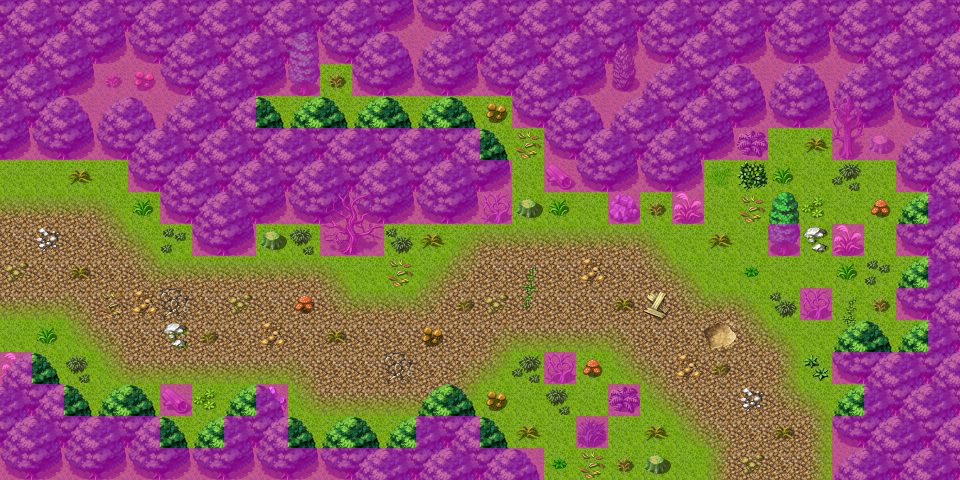

Rendered tile map (Tiled .tmx) drawn with the repository's tilesets; below, a short description and the map source with its tile grids summarised:
An orthogonal 30x15 tile map with 32x32 px tiles, 4 tile layers (Ground, Objects, Above, Walkable), 60 tilesets and 6 objects (3x spawn, 2x mapchange, script).

<map version="1.0" tiledversion="1.0.2" orientation="orthogonal" renderorder="right-down" width="30" height="15" tilewidth="32" tileheight="32" nextobjectid="7">
 <properties>
  <property name="outdoors" value="1" />
 </properties>
 <tileset firstgid="1" name="map_bed_1" tilewidth="32" tileheight="32" tilecount="128" columns="16">
  <image source="../drawable/map_bed_1.png" width="512" height="256" />
 </tileset>
 <tileset firstgid="129" name="map_border_1" tilewidth="32" tileheight="32" tilecount="128" columns="16">
  <image source="../drawable/map_border_1.png" width="512" height="256" />
 </tileset>
 <tileset firstgid="257" name="map_bridge_1" tilewidth="32" tileheight="32" tilecount="128" columns="16">
  <image source="../drawable/map_bridge_1.png" width="512" height="256" />
 </tileset>
 <tileset firstgid="385" name="map_bridge_2" tilewidth="32" tileheight="32" tilecount="128" columns="16">
  <image source="../drawable/map_bridge_2.png" width="512" height="256" />
 </tileset>
 <tileset firstgid="513" name="map_broken_1" tilewidth="32" tileheight="32" tilecount="128" columns="16">
  <image source="../drawable/map_broken_1.png" width="512" height="256" />
 </tileset>
 <tileset firstgid="641" name="map_cavewall_1" tilewidth="32" tileheight="32" tilecount="108" columns="18">
  <image source="../drawable/map_cavewall_1.png" width="576" height="192" />
 </tileset>
 <tileset firstgid="749" name="map_cavewall_2" tilewidth="32" tileheight="32" tilecount="108" columns="18">
  <image source="../drawable/map_cavewall_2.png" width="576" height="192" />
 </tileset>
 <tileset firstgid="857" name="map_cavewall_3" tilewidth="32" tileheight="32" tilecount="108" columns="18">
  <image source="../drawable/map_cavewall_3.png" width="576" height="192" />
 </tileset>
 <tileset firstgid="965" name="map_cavewall_4" tilewidth="32" tileheight="32" tilecount="108" columns="18">
  <image source="../drawable/map_cavewall_4.png" width="576" height="192" />
 </tileset>
 <tileset firstgid="1073" name="map_chair_table_1" tilewidth="32" tileheight="32" tilecount="128" columns="16">
  <image source="../drawable/map_chair_table_1.png" width="512" height="256" />
 </tileset>
 <tileset firstgid="1201" name="map_chair_table_2" tilewidth="32" tileheight="32" tilecount="128" columns="16">
  <image source="../drawable/map_chair_table_2.png" width="512" height="256" />
 </tileset>
 <tileset firstgid="1329" name="map_crate_1" tilewidth="32" tileheight="32" tilecount="128" columns="16">
  <image source="../drawable/map_crate_1.png" width="512" height="256" />
 </tileset>
 <tileset firstgid="1457" name="map_cupboard_1" tilewidth="32" tileheight="32" tilecount="128" columns="16">
  <image source="../drawable/map_cupboard_1.png" width="512" height="256" />
 </tileset>
 <tileset firstgid="1585" name="map_curtain_1" tilewidth="32" tileheight="32" tilecount="128" columns="16">
  <image source="../drawable/map_curtain_1.png" width="512" height="256" />
 </tileset>
 <tileset firstgid="1713" name="map_entrance_1" tilewidth="32" tileheight="32" tilecount="128" columns="16">
  <image source="../drawable/map_entrance_1.png" width="512" height="256" />
 </tileset>
 <tileset firstgid="1841" name="map_entrance_2" tilewidth="32" tileheight="32" tilecount="128" columns="16">
  <image source="../drawable/map_entrance_2.png" width="512" height="256" />
 </tileset>
 <tileset firstgid="1969" name="map_fence_1" tilewidth="32" tileheight="32" tilecount="128" columns="16">
  <image source="../drawable/map_fence_1.png" width="512" height="256" />
 </tileset>
 <tileset firstgid="2097" name="map_fence_2" tilewidth="32" tileheight="32" tilecount="128" columns="16">
  <image source="../drawable/map_fence_2.png" width="512" height="256" />
 </tileset>
 <tileset firstgid="2225" name="map_fence_3" tilewidth="32" tileheight="32" tilecount="128" columns="16">
  <image source="../drawable/map_fence_3.png" width="512" height="256" />
 </tileset>
 <tileset firstgid="2353" name="map_fence_4" tilewidth="32" tileheight="32" tilecount="128" columns="16">
  <image source="../drawable/map_fence_4.png" width="512" height="256" />
 </tileset>
 <tileset firstgid="2481" name="map_ground_1" tilewidth="32" tileheight="32" tilecount="128" columns="16">
  <image source="../drawable/map_ground_1.png" width="512" height="256" />
 </tileset>
 <tileset firstgid="2609" name="map_ground_2" tilewidth="32" tileheight="32" tilecount="128" columns="16">
  <image source="../drawable/map_ground_2.png" width="512" height="256" />
 </tileset>
 <tileset firstgid="2737" name="map_ground_3" tilewidth="32" tileheight="32" tilecount="128" columns="16">
  <image source="../drawable/map_ground_3.png" width="512" height="256" />
 </tileset>
 <tileset firstgid="2865" name="map_ground_4" tilewidth="32" tileheight="32" tilecount="128" columns="16">
  <image source="../drawable/map_ground_4.png" width="512" height="256" />
 </tileset>
 <tileset firstgid="2993" name="map_ground_5" tilewidth="32" tileheight="32" tilecount="128" columns="16">
  <image source="../drawable/map_ground_5.png" width="512" height="256" />
 </tileset>
 <tileset firstgid="3121" name="map_ground_6" tilewidth="32" tileheight="32" tilecount="128" columns="16">
  <image source="../drawable/map_ground_6.png" width="512" height="256" />
 </tileset>
 <tileset firstgid="3249" name="map_ground_7" tilewidth="32" tileheight="32" tilecount="128" columns="16">
  <image source="../drawable/map_ground_7.png" width="512" height="256" />
 </tileset>
 <tileset firstgid="3377" name="map_ground_8" tilewidth="32" tileheight="32" tilecount="128" columns="16">
  <image source="../drawable/map_ground_8.png" width="512" height="256" />
 </tileset>
 <tileset firstgid="3505" name="map_house_1" tilewidth="32" tileheight="32" tilecount="128" columns="16">
  <image source="../drawable/map_house_1.png" width="512" height="256" />
 </tileset>
 <tileset firstgid="3633" name="map_house_2" tilewidth="32" tileheight="32" tilecount="128" columns="16">
  <image source="../drawable/map_house_2.png" width="512" height="256" />
 </tileset>
 <tileset firstgid="3761" name="map_indoor_1" tilewidth="32" tileheight="32" tilecount="128" columns="16">
  <image source="../drawable/map_indoor_1.png" width="512" height="256" />
 </tileset>
 <tileset firstgid="3889" name="map_indoor_2" tilewidth="32" tileheight="32" tilecount="128" columns="16">
  <image source="../drawable/map_indoor_2.png" width="512" height="256" />
 </tileset>
 <tileset firstgid="4017" name="map_kitchen_1" tilewidth="32" tileheight="32" tilecount="128" columns="16">
  <image source="../drawable/map_kitchen_1.png" width="512" height="256" />
 </tileset>
 <tileset firstgid="4145" name="map_outdoor_1" tilewidth="32" tileheight="32" tilecount="128" columns="16">
  <image source="../drawable/map_outdoor_1.png" width="512" height="256" />
 </tileset>
 <tileset firstgid="4273" name="map_pillar_1" tilewidth="32" tileheight="32" tilecount="128" columns="16">
  <image source="../drawable/map_pillar_1.png" width="512" height="256" />
 </tileset>
 <tileset firstgid="4401" name="map_pillar_2" tilewidth="32" tileheight="32" tilecount="128" columns="16">
  <image source="../drawable/map_pillar_2.png" width="512" height="256" />
 </tileset>
 <tileset firstgid="4529" name="map_plant_1" tilewidth="32" tileheight="32" tilecount="128" columns="16">
  <image source="../drawable/map_plant_1.png" width="512" height="256" />
 </tileset>
 <tileset firstgid="4657" name="map_plant_2" tilewidth="32" tileheight="32" tilecount="128" columns="16">
  <image source="../drawable/map_plant_2.png" width="512" height="256" />
 </tileset>
 <tileset firstgid="4785" name="map_rock_1" tilewidth="32" tileheight="32" tilecount="128" columns="16">
  <image source="../drawable/map_rock_1.png" width="512" height="256" />
 </tileset>
 <tileset firstgid="4913" name="map_rock_2" tilewidth="32" tileheight="32" tilecount="128" columns="16">
  <image source="../drawable/map_rock_2.png" width="512" height="256" />
 </tileset>
 <tileset firstgid="5041" name="map_roof_1" tilewidth="32" tileheight="32" tilecount="128" columns="16">
  <image source="../drawable/map_roof_1.png" width="512" height="256" />
 </tileset>
 <tileset firstgid="5169" name="map_roof_2" tilewidth="32" tileheight="32" tilecount="128" columns="16">
  <image source="../drawable/map_roof_2.png" width="512" height="256" />
 </tileset>
 <tileset firstgid="5297" name="map_roof_3" tilewidth="32" tileheight="32" tilecount="128" columns="16">
  <image source="../drawable/map_roof_3.png" width="512" height="256" />
 </tileset>
 <tileset firstgid="5425" name="map_shop_1" tilewidth="32" tileheight="32" tilecount="128" columns="16">
  <image source="../drawable/map_shop_1.png" width="512" height="256" />
 </tileset>
 <tileset firstgid="5553" name="map_sign_ladder_1" tilewidth="32" tileheight="32" tilecount="128" columns="16">
  <image source="../drawable/map_sign_ladder_1.png" width="512" height="256" />
 </tileset>
 <tileset firstgid="5681" name="map_table_1" tilewidth="32" tileheight="32" tilecount="128" columns="16">
  <image source="../drawable/map_table_1.png" width="512" height="256" />
 </tileset>
 <tileset firstgid="5809" name="map_trail_1" tilewidth="32" tileheight="32" tilecount="128" columns="16">
  <image source="../drawable/map_trail_1.png" width="512" height="256" />
 </tileset>
 <tileset firstgid="5937" name="map_transition_1" tilewidth="32" tileheight="32" tilecount="128" columns="16">
  <image source="../drawable/map_transition_1.png" width="512" height="256" />
 </tileset>
 <tileset firstgid="6065" name="map_transition_2" tilewidth="32" tileheight="32" tilecount="128" columns="16">
  <image source="../drawable/map_transition_2.png" width="512" height="256" />
 </tileset>
 <tileset firstgid="6193" name="map_transition_3" tilewidth="32" tileheight="32" tilecount="128" columns="16">
  <image source="../drawable/map_transition_3.png" width="512" height="256" />
 </tileset>
 <tileset firstgid="6321" name="map_transition_4" tilewidth="32" tileheight="32" tilecount="128" columns="16">
  <image source="../drawable/map_transition_4.png" width="512" height="256" />
 </tileset>
 <tileset firstgid="6449" name="map_transition_5" tilewidth="32" tileheight="32" tilecount="128" columns="16">
  <image source="../drawable/map_transition_5.png" width="512" height="256" />
 </tileset>
 <tileset firstgid="6577" name="map_tree_1" tilewidth="32" tileheight="32" tilecount="128" columns="16">
  <image source="../drawable/map_tree_1.png" width="512" height="256" />
 </tileset>
 <tileset firstgid="6705" name="map_tree_2" tilewidth="32" tileheight="32" tilecount="128" columns="16">
  <image source="../drawable/map_tree_2.png" width="512" height="256" />
 </tileset>
 <tileset firstgid="6833" name="map_wall_1" tilewidth="32" tileheight="32" tilecount="128" columns="16">
  <image source="../drawable/map_wall_1.png" width="512" height="256" />
 </tileset>
 <tileset firstgid="6961" name="map_wall_2" tilewidth="32" tileheight="32" tilecount="120" columns="15">
  <image source="../drawable/map_wall_2.png" width="480" height="256" />
 </tileset>
 <tileset firstgid="7081" name="map_wall_3" tilewidth="32" tileheight="32" tilecount="120" columns="15">
  <image source="../drawable/map_wall_3.png" width="480" height="256" />
 </tileset>
 <tileset firstgid="7201" name="map_wall_4" tilewidth="32" tileheight="32" tilecount="120" columns="15">
  <image source="../drawable/map_wall_4.png" width="480" height="256" />
 </tileset>
 <tileset firstgid="7321" name="map_window_1" tilewidth="32" tileheight="32" tilecount="128" columns="16">
  <image source="../drawable/map_window_1.png" width="512" height="256" />
 </tileset>
 <tileset firstgid="7449" name="map_window_2" tilewidth="32" tileheight="32" tilecount="128" columns="16">
  <image source="../drawable/map_window_2.png" width="512" height="256" />
 </tileset>
 <layer name="Ground" width="30" height="15">
  <data>[450 cells, 450 non-empty, 2 distinct tile ids]</data>
 </layer>
 <layer name="Objects" width="30" height="15">
  <data>[450 cells, 371 non-empty, 55 distinct tile ids]</data>
 </layer>
 <layer name="Above" width="30" height="15">
  <data>[450 cells, 39 non-empty, 7 distinct tile ids]</data>
 </layer>
 <layer name="Walkable" width="30" height="15">
  <data>[450 cells, 232 non-empty, 1 distinct tile ids]</data>
 </layer>
 <objectgroup name="Mapevents">
  <object id="1" name="west" type="mapchange" x="0" y="160" width="32" height="192">
   <properties>
    <property name="map" value="roadbeforecrossroads2" />
    <property name="place" value="east" />
   </properties>
  </object>
  <object id="2" name="south" type="mapchange" x="544" y="448" width="288" height="32">
   <properties>
    <property name="map" value="roadbeforecrossroads4" />
    <property name="place" value="north" />
   </properties>
  </object>
  <object id="3" name="fct_highwayman1" type="script" x="64" y="224" width="672" height="192" />
 </objectgroup>
 <objectgroup name="Spawn">
  <object id="4" name="forestboar3" type="spawn" x="704" y="128" width="224" height="160">
   <properties>
    <property name="quantity" value="2" />
   </properties>
  </object>
  <object id="5" name="fox2" type="spawn" x="256" y="64" width="288" height="96">
   <properties>
    <property name="quantity" value="2" />
   </properties>
  </object>
  <object id="6" name="highwayman1" type="spawn" x="96" y="256" width="608" height="128" />
 </objectgroup>
 <objectgroup name="Keys" visible="0" />
</map>
